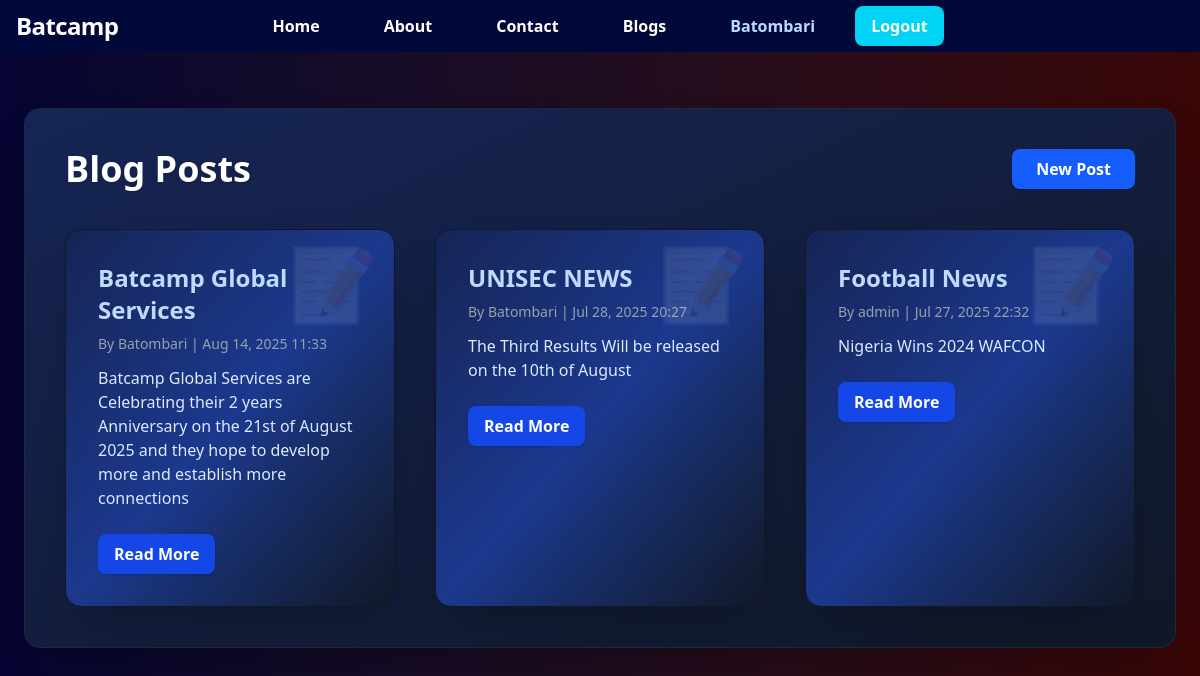
Screenshot of /blog/ (signed in) with the database file from the repository.
### blog/models.py (models this page shows, shortened)
class BlogPost(models.Model):
    title = models.CharField(max_length=200)
    slug = models.SlugField(unique=True)
    author = models.ForeignKey(get_user_model(), on_delete=models.CASCADE)
    content = models.TextField()
    created_at = models.DateTimeField(auto_now_add=True)
    updated_at = models.DateTimeField(auto_now=True)

### blog/views.py (the view)
# urls.py: path('', views.blog_list, name='blog_list'),
def blog_list(request):
    posts = BlogPost.objects.order_by('-created_at')
    return render(request, 'blog/blog_list.html', {'posts': posts})

### blog/templates/blog/blog_list.html (shortened to what this page needs)
{% extends 'base.html' %}
{% block content %}
<div class="max-w-6xl mx-auto mt-14 bg-gradient-to-br from-blue-950 to-gray-900 p-10 rounded-2xl shadow-2xl border border-gray-800">
    <div class="flex items-center justify-between mb-10">
        <h1 class="text-4xl font-extrabold text-white drop-shadow">Blog Posts</h1>
        {% if user.is_authenticated %}
            <a href="{% url 'blog_create' %}" class="px-6 py-2 bg-blue-600 text-white rounded-lg font-semibold shadow hover:bg-blue-700 transition">New Post</a>
        {% endif %}
    </div>
    <div class="grid grid-cols-1 md:grid-cols-2 lg:grid-cols-3 gap-10">
        {% for post in posts %}
            <div class="relative group bg-gradient-to-br from-blue-950 via-blue-900 to-gray-900 p-8 rounded-2xl shadow-2xl border border-gray-900 hover:scale-[1.03] hover:shadow-2xl transition-all duration-200 overflow-hidden">
                <div class="absolute top-0 right-0 m-4 opacity-10 text-7xl font-extrabold pointer-events-none select-none group-hover:opacity-20 transition">📝</div>
                <a href="{% url 'blog_detail' post.slug %}" class="text-2xl font-extrabold text-blue-200 hover:underline block mb-2">{{ post.title }}</a>
                <p class="text-gray-400 text-sm mb-3">By {{ post.author }} | {{ post.created_at|date:"M d, Y H:i" }}</p>
                <p class="mb-4 text-blue-100">{{ post.content|truncatewords:30 }}</p>
                <a href="{% url 'blog_detail' post.slug %}" class="inline-block mt-2 px-4 py-2 bg-blue-700 text-white rounded-lg font-semibold shadow hover:bg-blue-800 transition">Read More</a>
            </div>
        {% empty %}
            <p class="col-span-3 text-center text-blue-200">No blog posts yet.</p>
        {% endfor %}
    </div>
</div>
{% endblock %}

### theme/templates/base.html (shortened to what this page needs)
{% load static tailwind_tags %}
<!DOCTYPE html>
<html lang="en">
<head>
    {% tailwind_css %}
</head>
<body class="min-h-screen bg-gradient-to-r from-[#060533] to-[#3a0606] transition">
    <nav class="sticky flex h-13 justify-center items-center py-2 bg-[#01093a] text-white">
        <div class="flex items-center gap-3">
            {% if user.is_staff %}
            <a href="/bat/admin/users" class="font-bold text-xl left-4 absolute text-white hover:text-blue-200">Dashboard</a>
            {% else%}
            <a href="#" class="font-extrabold text-2xl tracking-tight left-4 absolute text-white hover:text-blue-300">Batcamp</a>
            {% endif %}
        </div>
        <div class="hidden md:flex space-x-8 items-center">
            <a href="/" class="px-4 py-2 rounded-lg text-base font-semibold text-white hover:bg-cyan-600 hover:text-white transition">Home</a>
            <a href="{% url 'about' %}" class="px-4 py-2 rounded-lg text-base font-semibold text-white hover:bg-cyan-600 hover:text-white transition">About</a>
            <a href="/" class="px-4 py-2 rounded-lg text-base font-semibold text-white hover:bg-cyan-600 hover:text-white transition">Contact</a>
            {% if user.is_authenticated %}
                <a href="{% url 'blog_list' %}" class="px-4 py-2 rounded-lg text-base font-semibold text-white hover:bg-blue-700 hover:text-white transition">Blogs</a>
                <span class="ml-4 font-semibold text-blue-200 capitalize">{{ user.username }}</span>
                <form method="post" action="{% url 'logout' %}" class="inline ml-2">{% csrf_token %}
                    <button type="submit" class="px-4 py-2 rounded-lg bg-cyan-400 text-white hover:bg-red-700 font-semibold transition">Logout</button>
                </form>
            {% else %}
                <a href="{% url 'login' %}" class="ml-4 px-4 py-2 rounded-lg bg-cyan-600 text-white hover:bg-cyan-700 font-semibold transition">Login</a>
                <a href="{% url 'register' %}" class="ml-2 px-4 py-2 rounded-lg border border-blue-200 text-cyan-200 hover:bg-cyan-700 font-semibold transition">Sign Up</a>
            {% endif %}
        </div>
    </nav>
    <main class="min-h-[80vh]  bg-gradient-to-r from-[#060533] to-[#3a0606]">
        {% block content %}
        {% endblock %}
    </main>
</body>
</html>

### rows the page displays
BlogPost: title "Batcamp Global Services", author "Batombari", created_at "Aug 14, 2025 11:33", content "Batcamp Global Services are Celebrating their 2 years Anniversary on the 21st of August 2025 and they hope to develop more and establish more connections"
BlogPost: title "UNISEC NEWS", author "Batombari", created_at "Jul 28, 2025 20:27", content "The Third Results Will be released on the 10th of August"
BlogPost: title "Football News", author "admin", created_at "Jul 27, 2025 22:32", content "Nigeria Wins 2024 WAFCON"

### other values shown
{{ user.username }} "Batombari"
